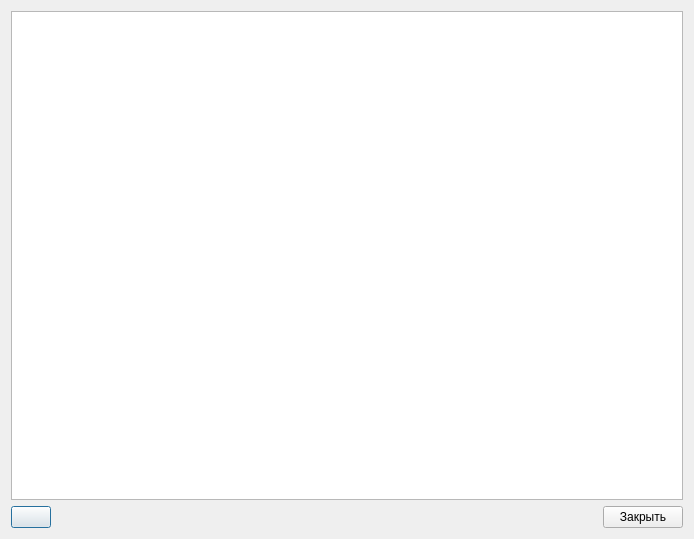
<?xml version="1.0" encoding="UTF-8"?>
<ui version="4.0">
 <class>OfficesDialog</class>
 <widget class="QDialog" name="OfficesDialog">
  <property name="geometry">
   <rect>
    <x>0</x>
    <y>0</y>
    <width>694</width>
    <height>539</height>
   </rect>
  </property>
  <property name="windowTitle">
   <string>Офисы</string>
  </property>
  <layout class="QVBoxLayout" name="verticalLayout">
   <item>
    <widget class="QTableView" name="officesTableView">
     <property name="selectionBehavior">
      <enum>QAbstractItemView::SelectRows</enum>
     </property>
     <property name="verticalScrollMode">
      <enum>QAbstractItemView::ScrollPerPixel</enum>
     </property>
     <property name="horizontalScrollMode">
      <enum>QAbstractItemView::ScrollPerPixel</enum>
     </property>
     <attribute name="horizontalHeaderShowSortIndicator" stdset="0">
      <bool>true</bool>
     </attribute>
    </widget>
   </item>
   <item>
    <layout class="QHBoxLayout" name="horizontalLayout">
     <item>
      <widget class="QPushButton" name="newPushButton">
       <property name="text">
        <string/>
       </property>
       <property name="icon">
        <iconset resource="kcrm.qrc">
         <normaloff>:/images/DocumentAdd.png</normaloff>:/images/DocumentAdd.png</iconset>
       </property>
      </widget>
     </item>
     <item>
      <spacer name="horizontalSpacer">
       <property name="orientation">
        <enum>Qt::Horizontal</enum>
       </property>
       <property name="sizeHint" stdset="0">
        <size>
         <width>40</width>
         <height>20</height>
        </size>
       </property>
      </spacer>
     </item>
     <item>
      <widget class="QPushButton" name="closePushButton">
       <property name="text">
        <string>Закрыть</string>
       </property>
       <property name="autoDefault">
        <bool>false</bool>
       </property>
      </widget>
     </item>
    </layout>
   </item>
  </layout>
 </widget>
 <resources>
  <include location="kcrm.qrc"/>
 </resources>
 <connections/>
</ui>
